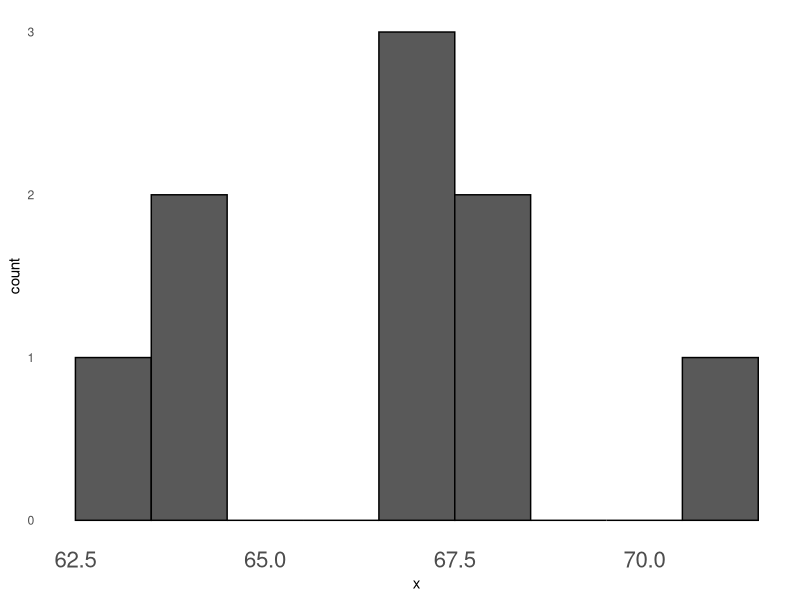
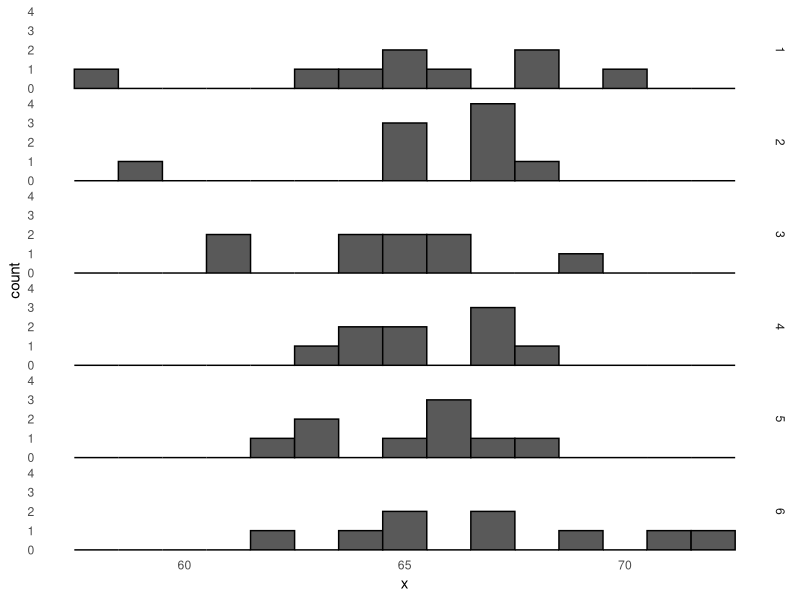
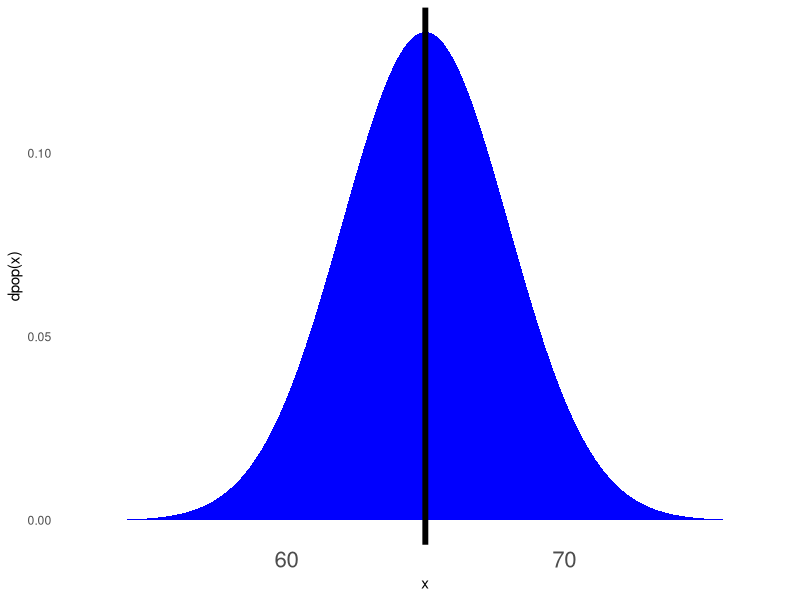
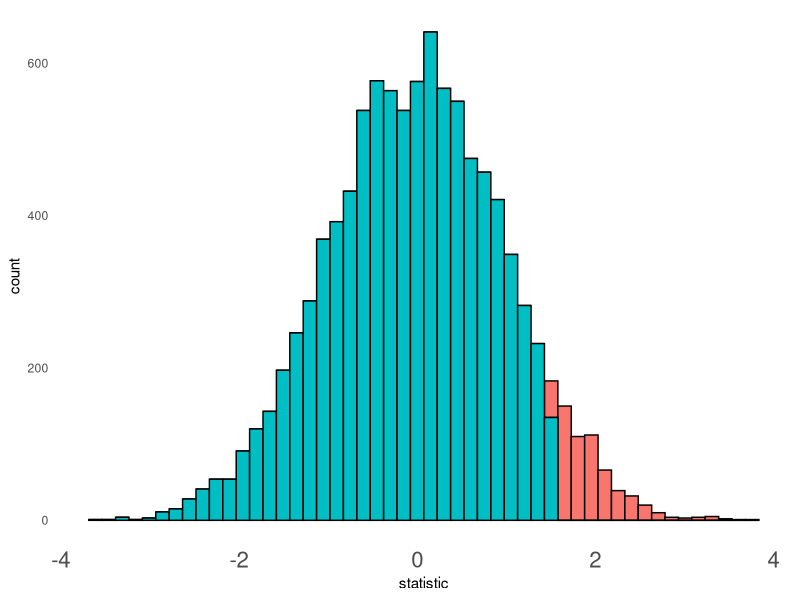
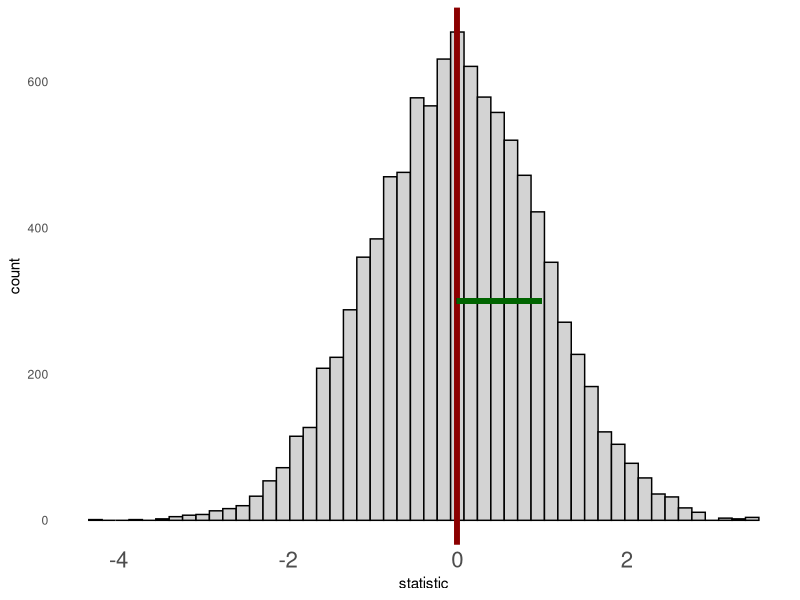

Write R code to recreate these figures, in order.
library(tidyverse)

set.seed(1)

n = 9
population <- function(n){rnorm(n,65,3)}
dpop <- function(x){dnorm(x, 65, 3)}
pop.x = seq(65-3*4, 65+3*4, length.out = 1000)
statistic = function(x){(mean(x)-65)/(3/sqrt(n))}

sample <- tibble(x = population(n)+1)

null.samples = tibble(x = population(n), sample='1') %>%
  bind_rows(tibble(x=population(n), sample='2')) %>%
  bind_rows(tibble(x=population(n), sample='3')) %>%
  bind_rows(tibble(x=population(n), sample='4')) %>%
  bind_rows(tibble(x=population(n), sample='5')) %>%
  bind_rows(tibble(x=population(n), sample='6'))

sample %>% ggplot(aes(x=x))+
  geom_histogram(binwidth = 1, color='black')+
  theme_minimal()+
  theme(panel.grid = element_blank(),
        axis.text.x = element_text(size=16))

mystat = statistic(sample$x)


null.samples %>% ggplot(aes(x=x))+
  facet_grid(sample~.)+
  geom_histogram(binwidth = 1, color='black')+
  theme_minimal()+
  theme(panel.grid = element_blank())

tibble(x=pop.x) %>%
  ggplot(aes(x=x, y=dpop(x)))+
  geom_area(fill='blue')+
  geom_vline(xintercept = 65, color='black', size=2)+
  theme_minimal()+
  theme(panel.grid = element_blank(),
        axis.text.x = element_text(size=16))


null.samples %>% group_by(sample) %>% summarize(m=statistic(x))




tibble(statistic = replicate(10000, statistic(population(n)))) %>%
  ggplot(aes(x=statistic, fill=statistic<=mystat))+
  geom_histogram(bins = 50, color='black')+
  theme_minimal()+
  theme(panel.grid = element_blank(),
        axis.text.x = element_text(size=16),
        legend.position = 'none')

tibble(statistic = replicate(10000, statistic(population(n)))) %>%
  mutate(sig = statistic >= mystat) %>%
  summarize(mean(sig))

summary = tibble(statistic = replicate(10000, statistic(population(n)))) %>%
  summarize(m = mean(statistic), s=sd(statistic))

tibble(statistic = replicate(10000, statistic(population(n)))) %>%
  ggplot(aes(x=statistic))+
  geom_histogram(bins = 50, color='black', fill='lightgray')+
  geom_vline(xintercept = summary$m, color='darkred', size=2)+
  geom_segment(x = summary$m, xend=summary$m+summary$s, y=300, yend=300, color='darkgreen', size=2)+
  theme_minimal()+
  theme(panel.grid = element_blank(),
        axis.text.x = element_text(size=16))

